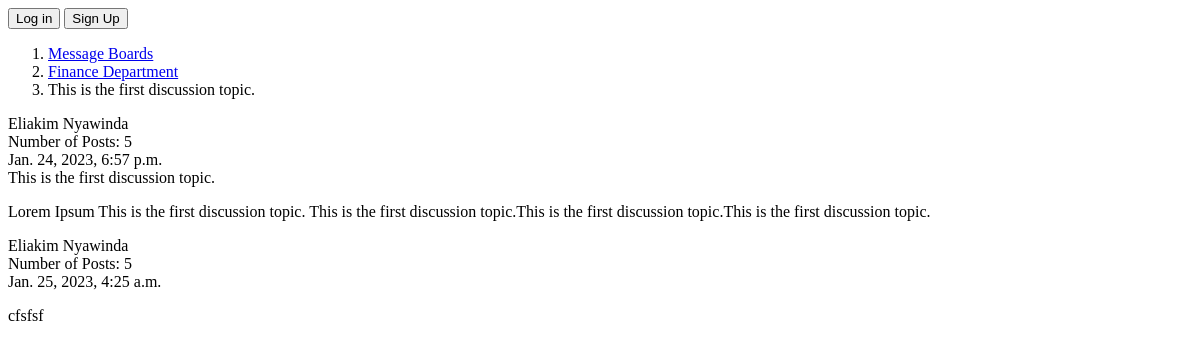
The page /boards/10/topics/118/ on the database its author committed.
### boards/models.py (models this page shows, shortened)
class Topic(models.Model):
    subject = models.CharField(max_length=255)
    last_updated = models.DateTimeField(auto_now_add=True)
    board = models.ForeignKey(Board, related_name='topics', on_delete=models.CASCADE)
    starter = models.ForeignKey(User, related_name='topics', on_delete=models.CASCADE)
    views = models.PositiveIntegerField(default=0)

class Board(models.Model):
    name = models.CharField(max_length=30, unique=True)
    description = models.CharField(max_length=100)

class Post(models.Model):
    message = models.TextField(max_length=4000)
    topic = models.ForeignKey(Topic, related_name='posts', on_delete=models.CASCADE)
    created_at = models.DateTimeField(auto_now_add=True)
    updated_at = models.DateTimeField(null=True)
    created_by = models.ForeignKey(User, related_name='posts', on_delete=models.CASCADE)
    updated_by = models.ForeignKey(User, null=True, related_name='+', on_delete=models.CASCADE)
    def get_message_as_markdown(self):
        return mark_safe(markdown(self.message, safe_mode='escape'))

### boards/views.py (the view)
# urls.py: re_path(r'^boards/(?P<pk>\d+)/topics/(?P<topic_pk>\d+)/$', views.PostListView.as_view(), name='topic_posts'),
class PostListView(ListView):
    model = Post
    context_object_name = 'posts'
    template_name = 'topic_posts.html'
    paginate_by = 2
    def get_context_data(self, **kwargs):
        session_key = 'viewed_topic_{}'.format(self.topic.pk)  # <-- here
        if not self.request.session.get(session_key, False):
            self.topic.views += 1
            self.topic.save()
            self.request.session[session_key] = True
        kwargs['topic'] = self.topic
        return super().get_context_data(**kwargs)
    def get_queryset(self):
        self.topic = get_object_or_404(Topic, board__pk=self.kwargs.get('pk'), pk=self.kwargs.get('topic_pk'))
        queryset = self.topic.posts.order_by('created_at')
        return queryset

### templates/topic_posts.html (shortened to what this page needs)
{% extends 'base.html' %}
{% load static %}
{% block breadcrumb %}
<li><a href="{% url 'home' %}">Message Boards</a></li>
  <li><a href="{% url 'board_topics' topic.board.pk %}">{{ topic.board.name }}</a></li>
  <li>{{ topic.subject }}</li>
{% endblock %}
{% block content %}
{% for post in posts %}
<div>
  <div>
    {{ post.created_by.first_name }} {{ post.created_by.last_name }} <br>
    Number of Posts: {{ post.created_by.posts.count }}<br>
    {{ post.created_at }}
  </div>
  {% if forloop.first %}
  <div>
    {{ topic.subject }}
  </div>
  {% endif %}
  <div>
    {{ post.get_message_as_markdown }}
{% endfor %}
{% endblock %}

### rows shown on the page
Topic: board.name "Finance Department", subject "This is the first discussion topic."
Post: created_by.first_name "Eliakim", created_by.last_name "Nyawinda", created_by.posts.count "5", created_at "Jan. 24, 2023, 6:57 p.m.", get_message_as_markdown "Lorem Ipsum This is the first discussion topic. This is the first discussion topic.This is the first discussion topic.This is the first discussion topic."
Post: created_by.first_name "Eliakim", created_by.last_name "Nyawinda", created_by.posts.count "5", created_at "Jan. 25, 2023, 4:25 a.m.", get_message_as_markdown "cfsfsf"
